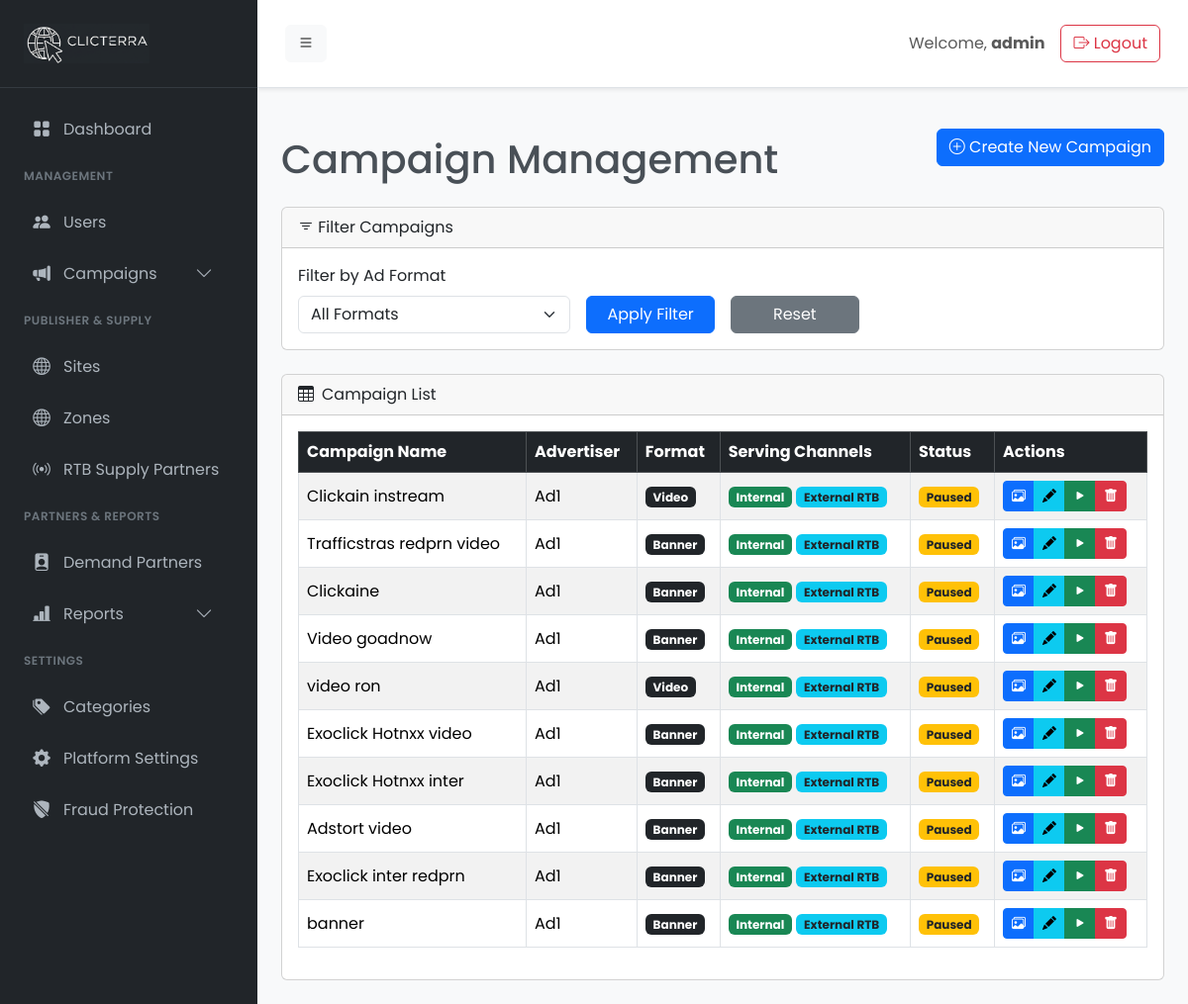
The app's page /admin/campaigns.php (signed in), older data.
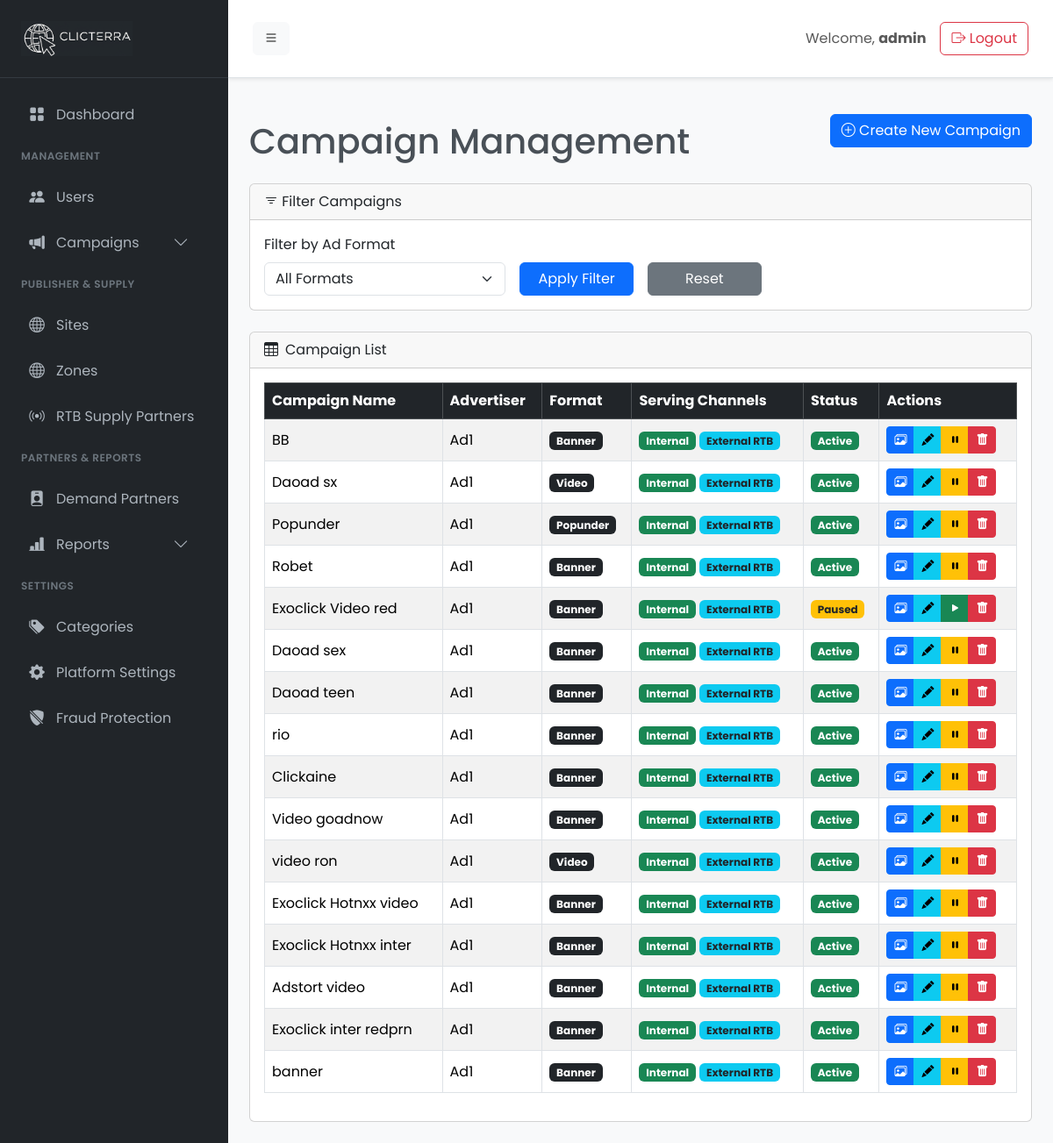
The same page, newer data.
### tables this page shows
CREATE TABLE `campaigns` (
  `id` int(11) NOT NULL,
  `advertiser_id` int(11) NOT NULL,
  `category_id` int(11) NOT NULL,
  `ad_format_id` int(11) NOT NULL,
  `name` varchar(255) NOT NULL,
  `serve_on_internal` tinyint(1) NOT NULL DEFAULT 1,
  `allow_external_rtb` tinyint(1) NOT NULL DEFAULT 0,
  `status` enum('active','paused','completed') DEFAULT 'active',
  `created_at` timestamp NULL DEFAULT current_timestamp()
);

CREATE TABLE `users` (
  `id` int(11) NOT NULL,
  `username` varchar(100) NOT NULL,
  `password` varchar(255) NOT NULL,
  `email` varchar(150) NOT NULL,
  `role` enum('admin','advertiser','publisher') NOT NULL,
  `revenue_share` int(11) DEFAULT 0,
  `payout_method` varchar(100) DEFAULT NULL,
  `payout_details` text DEFAULT NULL,
  `referred_by` int(11) DEFAULT NULL,
  `status` enum('active','inactive') DEFAULT 'active',
  `created_at` timestamp NULL DEFAULT current_timestamp()
);

CREATE TABLE `ad_formats` (
  `id` int(11) NOT NULL,
  `name` varchar(100) NOT NULL,
  `status` tinyint(1) NOT NULL DEFAULT 1
);

### admin/templates/sidebar.php (called while the page is built, shortened)
<?php
$logo_path = get_setting('site_logo', $conn);
?>

### includes/settings.php (called while the page is built, shortened)
<?php
function get_setting($key, $conn = null) {
    static $settings = null;
    if ($settings === null && $conn) {
        $settings = [];
        $result = $conn->query("SELECT setting_key, setting_value FROM settings");
        if ($result) {
            while ($row = $result->fetch_assoc()) {
                $settings[$row['setting_key']] = $row['setting_value'];
            }
        }
    }
    return $settings[$key] ?? null;
}

### admin/campaigns.php (the view, shortened to what the changed rows need)
<?php
require_once __DIR__ . '/init.php';
$sql = "
    SELECT
        c.id, c.name, c.status,
        c.serve_on_internal, c.allow_external_rtb,
        u.username AS advertiser_name,
        af.name AS ad_format_name
    FROM campaigns c
    JOIN users u ON c.advertiser_id = u.id
    LEFT JOIN ad_formats af ON c.ad_format_id = af.id
";
$sql .= " ORDER BY c.created_at DESC";
$stmt = $conn->prepare($sql);
if ($stmt) {
    $stmt->execute();
    $result = $stmt->get_result();
} else {
    $result = false;
    $_SESSION['error_message'] = "Error preparing the campaign list: " . $conn->error;
}
?>
<?php require_once __DIR__ . '/templates/header.php'; ?>
<div class="d-flex justify-content-between align-items-center mb-4">
    <h1 class="mt-4 mb-0">Campaign Management</h1>
</div>
<div class="card">
    <div class="card-body">
        <div class="table-responsive"><table class="table table-striped table-bordered table-hover align-middle">
            <thead class="table-dark">
                <tr>
                    <th>Campaign Name</th>
                    <th>Advertiser</th>
                    <th>Format</th>
                    <th>Serving Channels</th>
                    <th>Status</th>
                    <th>Actions</th>
                </tr>
            </thead>
            <tbody>
                <?php if ($result && $result->num_rows > 0): while($row = $result->fetch_assoc()): ?>
                    <tr>
                        <td><?php echo htmlspecialchars($row['name']); ?></td>
                        <td><?php echo htmlspecialchars($row['advertiser_name']); ?></td>
                        <td><span class="badge bg-dark"><?php echo htmlspecialchars($row['ad_format_name'] ?? 'N/A'); ?></span></td>
                        <td>
                            <?php if($row['serve_on_internal']): ?><span class="badge bg-success">Internal</span><?php endif; ?>
                            <?php if($row['allow_external_rtb']): ?><span class="badge bg-info text-dark">External RTB</span><?php endif; ?>
                        </td>
                        <td>
                            <?php $status_class = ($row['status'] == 'active') ? 'bg-success' : 'bg-warning text-dark'; ?>
                            <span class="badge <?php echo $status_class; ?>"><?php echo ucfirst($row['status']); ?></span>
                        </td>
                        <td>
                            <div class="btn-group" role="group">
                                <?php
                                    $format_name_lower = strtolower($row['ad_format_name'] ?? '');
                                    $creative_url = 'ron-creative.php?campaign_id=' . $row['id'];
                                    if ($format_name_lower === 'video') {
                                        $creative_url = 'video-creatives.php?campaign_id=' . $row['id'];
                                    }
                                ?>
                                <a href="<?php echo $creative_url; ?>" class="btn btn-sm btn-primary" title="Manage Creatives"><i class="bi bi-images"></i></a>
                                <a href="campaigns-edit.php?id=<?php echo $row['id']; ?>" class="btn btn-sm btn-info" title="Edit Campaign"><i class="bi bi-pencil-fill"></i></a>
                                <button class="btn btn-sm <?php echo ($row['status'] == 'active') ? 'btn-warning' : 'btn-success'; ?> status-btn" data-bs-toggle="modal" data-bs-target="#statusModal" data-id="<?php echo $row['id']; ?>" data-name="<?php echo htmlspecialchars($row['name']); ?>" data-status="<?php echo $row['status']; ?>" title="<?php echo ($row['status'] == 'active') ? 'Pause' : 'Activate'; ?>"><i class="bi <?php echo ($row['status'] == 'active') ? 'bi-pause-fill' : 'bi-play-fill'; ?>"></i></button>
                                <button class="btn btn-sm btn-danger delete-btn" data-bs-toggle="modal" data-bs-target="#deleteModal" data-id="<?php echo $row['id']; ?>" data-name="<?php echo htmlspecialchars($row['name']); ?>" title="Delete Campaign"><i class="bi bi-trash-fill"></i></button>
                            </div>
                        </td>
                    </tr>
                <?php endwhile; else: ?><tr><td colspan="6" class="text-center">No campaigns found matching your criteria.</td></tr><?php endif; ?>
            </tbody>
        </table></div>
    </div>
</div>
<?php
require_once __DIR__ . '/templates/footer.php';
?>

Row changes from the older to the newer data that the page shows:
removed campaigns: name "Clickain instream", advertiser.username "Ad1", ad_format.name "Video", serve_on_internal "Internal", allow_external_rtb "External RTB", status "Paused"
removed campaigns: name "Trafficstras redprn video", advertiser.username "Ad1", ad_format.name "Banner", serve_on_internal "Internal", allow_external_rtb "External RTB", status "Paused"
added campaigns: name "BB", advertiser.username "Ad1", ad_format.name "Banner", serve_on_internal "Internal", allow_external_rtb "External RTB", status "Active"
added campaigns: name "Daoad sx", advertiser.username "Ad1", ad_format.name "Video", serve_on_internal "Internal", allow_external_rtb "External RTB", status "Active"
added campaigns: name "Popunder", advertiser.username "Ad1", ad_format.name "Popunder", serve_on_internal "Internal", allow_external_rtb "External RTB", status "Active"
added campaigns: name "Robet", advertiser.username "Ad1", ad_format.name "Banner", serve_on_internal "Internal", allow_external_rtb "External RTB", status "Active"
added campaigns: name "Exoclick Video red", advertiser.username "Ad1", ad_format.name "Banner", serve_on_internal "Internal", allow_external_rtb "External RTB", status "Paused"
added campaigns: name "Daoad sex", advertiser.username "Ad1", ad_format.name "Banner", serve_on_internal "Internal", allow_external_rtb "External RTB", status "Active"
added campaigns: name "Daoad teen", advertiser.username "Ad1", ad_format.name "Banner", serve_on_internal "Internal", allow_external_rtb "External RTB", status "Active"
added campaigns: name "rio", advertiser.username "Ad1", ad_format.name "Banner", serve_on_internal "Internal", allow_external_rtb "External RTB", status "Active"
changed campaigns "Clickaine": status "Paused" → "Active"
changed campaigns "Video goadnow": status "Paused" → "Active"
changed campaigns "video ron": status "Paused" → "Active"
changed campaigns "Exoclick Hotnxx video": status "Paused" → "Active"
changed campaigns "Exoclick Hotnxx inter": status "Paused" → "Active"
changed campaigns "Adstort video": status "Paused" → "Active"
changed campaigns "Exoclick inter redprn": status "Paused" → "Active"
changed campaigns "banner": status "Paused" → "Active"
